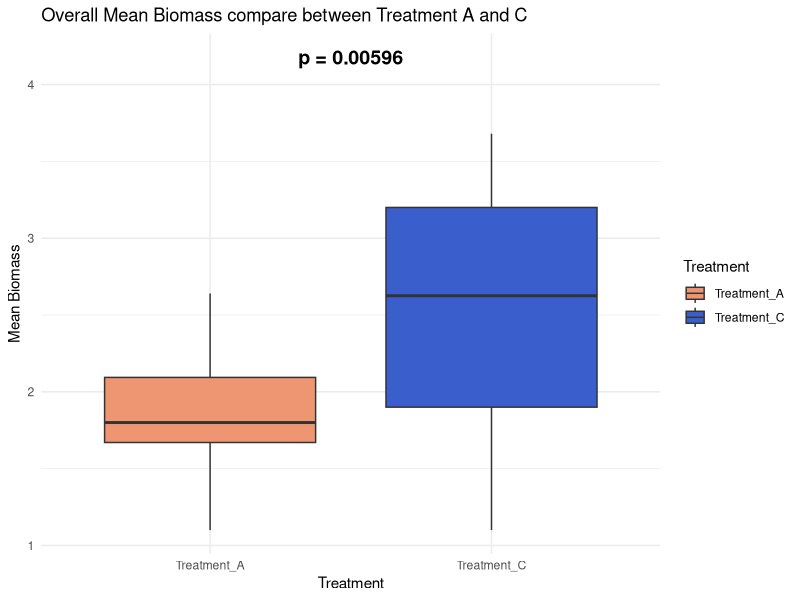
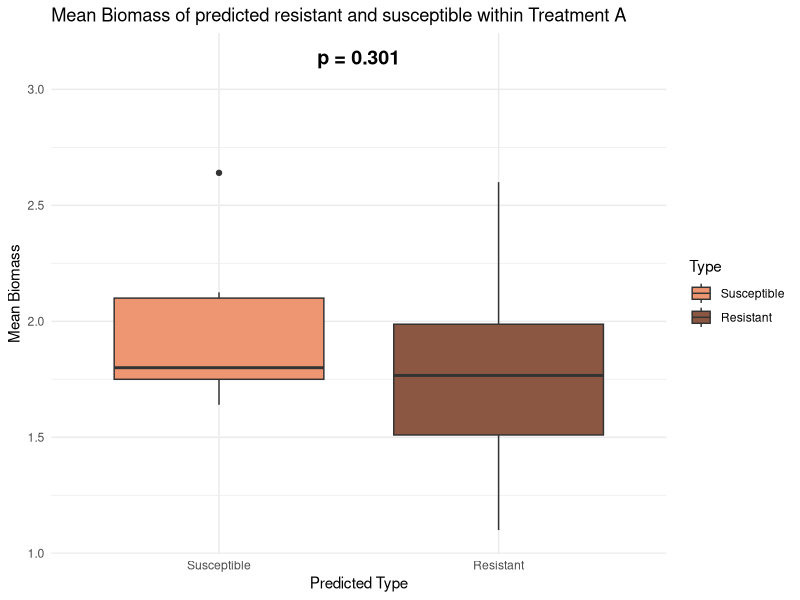
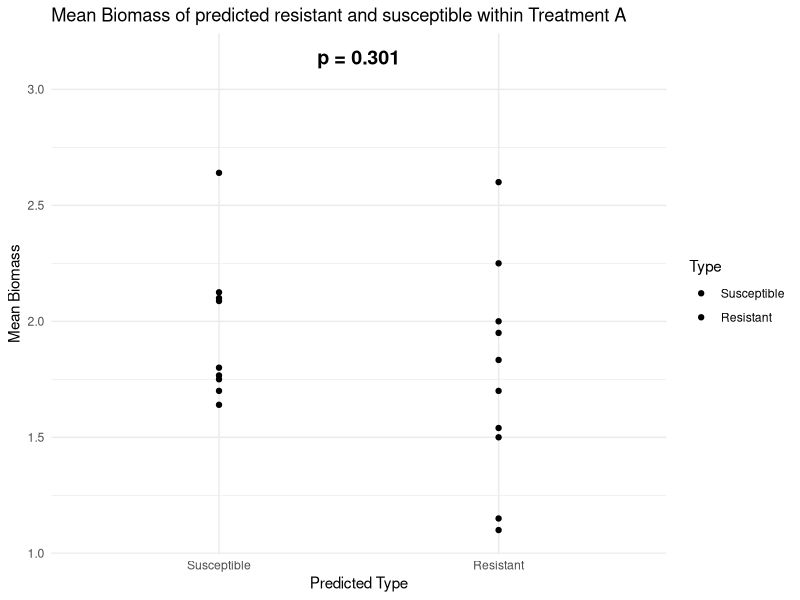
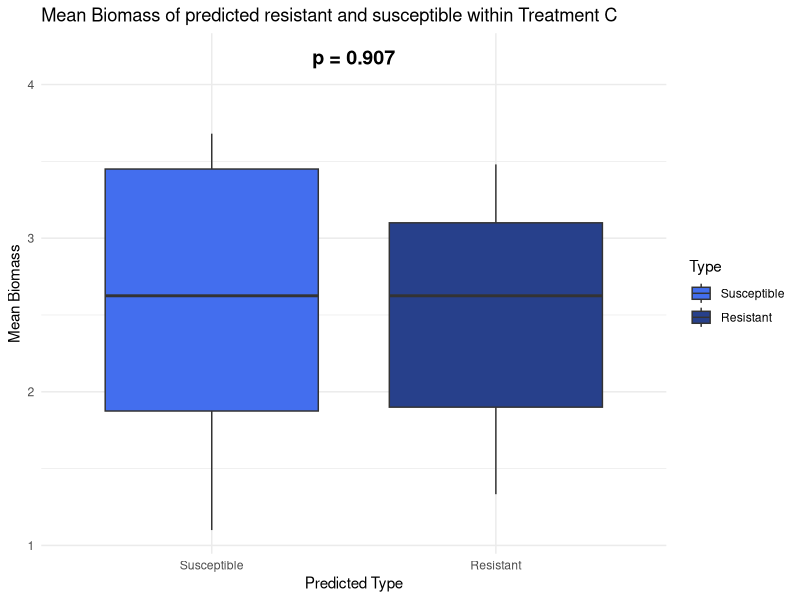
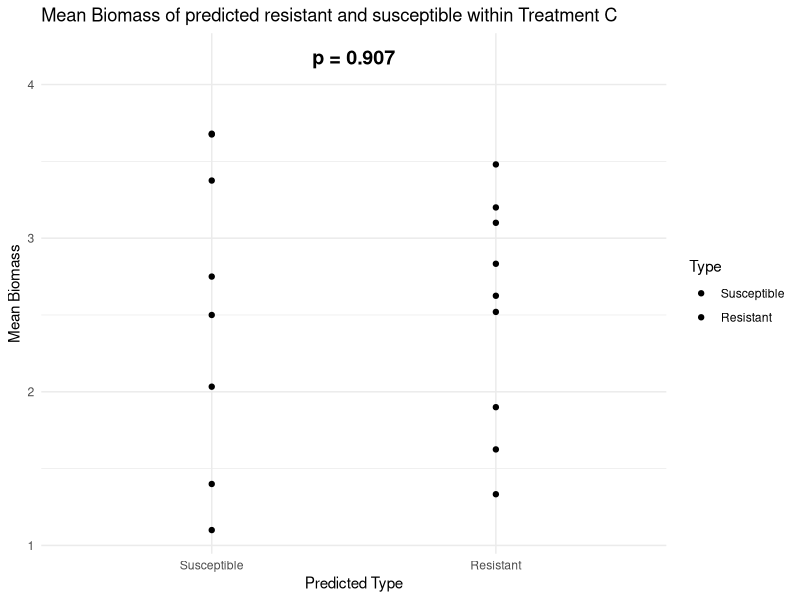

The R source for these figures, in order:
# Drought experiment test code
# Yue Yu
# 2025 March 11th

# -- getwd()
getwd()
setwd("/Users/yueyu/Desktop/Drought_R")

# --load pkgs
library(ggplot2)
library(tidyverse)

# -- Load Treatment A/C biomass data
biomass <- read.delim("TreamentAC_Biomass.txt",header = T, na.string = c("","NA"))
lapply(biomass,class)
biomass$biomass <- as.numeric(biomass$biomass)

head(biomass)

# -- Calc Mean among all Replication for each SAM line per Treatment 
new_df <- biomass %>% 
          group_by(Treatment, SAM) %>% 
          summarise(mean_biomass = mean(biomass, na.rm = TRUE)) %>%
          ungroup()

dim(new_df)
head(new_df)

# -- Remove any line with NaN (no data recorded)
# -- In this case SAM281 Control does not have any data
new_df <- new_df[new_df$mean_biomass != "NaN",]


# -- Add Resistant and Susceptible to new column "Type"
Resistant_SAM <- c("SAM285","SAM083","SAM034","SAM254","SAM281","SAM259","SAM287","SAM264","SAM269","SAM075")
Susceptible_SAM <- c("SAM124","SAM051","SAM145","SAM035","SAM063","SAM172","SAM041","SAM139","SAM088","SAM163")

new_df$Type <- ifelse(new_df$SAM %in% Resistant_SAM, "Resistant",
                       ifelse(new_df$SAM %in% Susceptible_SAM, "Susceptible", NA))







# -- Subset Treatment A
a <- new_df[new_df$Treatment == "A",]
SAM_in_A <- unique(a$SAM) 
SAM_in_A

# -- Subset Treatment C 
c <- new_df[new_df$Treatment == "C",]
SAM_in_C <- unique(c$SAM) 
SAM_in_C

# -- Overlap # lines between A and C from R1-3:  17 lines 
overlap <- intersect(SAM_in_A,SAM_in_C)
overlap
length(overlap)




# -- Check mean biomass summary
summary(a$mean_biomass)
summary(c$mean_biomass)




# ---------------------------------------------------
# --  Perform 1st t-test: Overall Treatment A and C
# ---------------------------------------------------
t_test_result <- t.test(a$mean_biomass, c$mean_biomass, alternative = "two.sided", var.equal = FALSE, na.rm = TRUE)
print(t_test_result)
# YEAHHH!!! reject null hypotheses

# -- Extract p-value
p_value <- round(t_test_result$p.value, 5)
p_value


# -- Combine data into one dataframe (LONG format)
biomass_data <- data.frame(
  mean_biomass = c(a$mean_biomass, c$mean_biomass),
  Treatment = rep(c("Treatment_A", "Treatment_C"), times = c(length(a$mean_biomass), length(c$mean_biomass)))
)

# -- Plot boxplot
ggplot(biomass_data, aes(x = Treatment, y = mean_biomass, fill = Treatment)) +
  geom_boxplot() +
  theme_minimal() +
  labs(title = "Overall Mean Biomass compare between Treatment A and C",
       x = "Treatment",
       y = "Mean Biomass") +
  theme_minimal() +
  scale_fill_manual(values = c("Treatment_A" = "lightsalmon2", "Treatment_C" = "royalblue3")) +
  annotate("text", x = 1.5, y = max(biomass_data$mean_biomass, na.rm = TRUE) + 0.5, 
           label = paste("p =", p_value), size = 5, fontface = "bold")



# -------------------------------------------------------------------------
# --  Perform 2nd t-test: Resistant VS Susceptible within Treatment A 
# -------------------------------------------------------------------------

res_a <- a[a$Type == "Resistant",];res_a
sus_a <- a[a$Type == "Susceptible",];sus_a

t_test_result_2 <- t.test(res_a$mean_biomass, sus_a$mean_biomass, alternative = "two.sided", var.equal = FALSE, na.rm = TRUE)
print(t_test_result_2)

# -- Extract p-value
p_value_2 <- round(t_test_result_2$p.value, 3)
p_value_2


# -- Combine data into one dataframe (LONG format)
A_RES_SUS_biomass_data <- data.frame(
  mean_biomass = c(res_a$mean_biomass, sus_a$mean_biomass),
  Type = rep(c("Resistant", "Susceptible"), times = c(length(res_a$mean_biomass), length(sus_a$mean_biomass)))
)


# Ensure "Susceptible" is on the left and "Resistant" is on the right
A_RES_SUS_biomass_data$Type <- factor(A_RES_SUS_biomass_data$Type, levels = c("Susceptible", "Resistant"))

head(A_RES_SUS_biomass_data)


# -- Plot boxplot
ggplot(A_RES_SUS_biomass_data, aes(x = Type, y = mean_biomass, fill = Type)) +
  geom_boxplot() +
  theme_minimal() +
  labs(title = "Mean Biomass of predicted resistant and susceptible within Treatment A",
       x = "Predicted Type",
       y = "Mean Biomass") +
  theme_minimal() +
  scale_fill_manual(values = c("Resistant" = "lightsalmon4", "Susceptible" = "lightsalmon2")) +
  annotate("text", x = 1.5, y = max(A_RES_SUS_biomass_data$mean_biomass, na.rm = TRUE) + 0.5, 
           label = paste("p =", p_value_2), size = 5, fontface = "bold")



# -- Plot point plot
ggplot(A_RES_SUS_biomass_data, aes(x = Type, y = mean_biomass, fill = Type)) +
  geom_point() +
  theme_minimal() +
  labs(title = "Mean Biomass of predicted resistant and susceptible within Treatment A",
       x = "Predicted Type",
       y = "Mean Biomass") +
  theme_minimal() +
  scale_fill_manual(values = c("Resistant" = "lightsalmon4", "Susceptible" = "lightsalmon2")) +
  annotate("text", x = 1.5, y = max(A_RES_SUS_biomass_data$mean_biomass, na.rm = TRUE) + 0.5, 
           label = paste("p =", p_value_2), size = 5, fontface = "bold")







# -------------------------------------------------------------------------
# --  Perform 3rd t-test: Resistant VS Susceptible within Treatment C 
# -------------------------------------------------------------------------

res_c <- c[c$Type == "Resistant",];res_c
sus_c <- c[c$Type == "Susceptible",];sus_c

t_test_result_3 <- t.test(res_c$mean_biomass, sus_c$mean_biomass, alternative = "two.sided", var.equal = FALSE, na.rm = TRUE)
print(t_test_result_3)

# -- Extract p-value
p_value_3 <- round(t_test_result_3$p.value, 3)
p_value_3


# -- Combine data into one dataframe (LONG format)
C_RES_SUS_biomass_data <- data.frame(
  mean_biomass = c(res_c$mean_biomass, sus_c$mean_biomass),
  Type = rep(c("Resistant", "Susceptible"), times = c(length(res_c$mean_biomass), length(sus_c$mean_biomass)))
)


# Ensure "Susceptible" is on the left and "Resistant" is on the right
C_RES_SUS_biomass_data$Type <- factor(C_RES_SUS_biomass_data$Type, levels = c("Susceptible", "Resistant"))

head(C_RES_SUS_biomass_data)


# -- Plot boxplot
ggplot(C_RES_SUS_biomass_data, aes(x = Type, y = mean_biomass, fill = Type)) +
  geom_boxplot() +
  theme_minimal() +
  labs(title = "Mean Biomass of predicted resistant and susceptible within Treatment C",
       x = "Predicted Type",
       y = "Mean Biomass") +
  theme_minimal() +
  scale_fill_manual(values = c("Resistant" = "royalblue4", "Susceptible" = "royalblue2")) +
  annotate("text", x = 1.5, y = max(C_RES_SUS_biomass_data$mean_biomass, na.rm = TRUE) + 0.5, 
           label = paste("p =", p_value_3), size = 5, fontface = "bold")



# -- Plot point plot
ggplot(C_RES_SUS_biomass_data, aes(x = Type, y = mean_biomass, fill = Type)) +
  geom_point() +
  theme_minimal() +
  labs(title = "Mean Biomass of predicted resistant and susceptible within Treatment C",
       x = "Predicted Type",
       y = "Mean Biomass") +
  theme_minimal() +
  scale_fill_manual(values = c("Resistant" = "royalblue4", "Susceptible" = "royalblue2")) +
  annotate("text", x = 1.5, y = max(C_RES_SUS_biomass_data$mean_biomass, na.rm = TRUE) + 0.5, 
           label = paste("p =", p_value_3), size = 5, fontface = "bold")



# END
